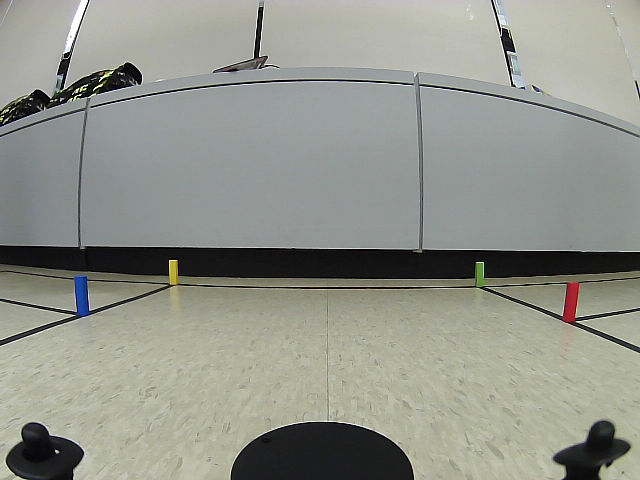
#> input picture SLAM-SVM_NGD/images/frame_0.png, 640 x 480 px
$ python surround_view.py
#> lines starting #> are read from the running program, lines starting #| are printed output that depends on the picture
import cv2
import numpy as np
import matplotlib.pyplot as plt
import imutils
import sys

mtx_cam = np.array([[357.906682, 0.000000, 332.457325],
                     [0.000000, 356.170785, 253.010996],
                     [0.000000, 0.000000, 1.000000]], dtype=np.float64)

dist_cam = np.array([-0.274053, 0.049790, -0.001539, -0.003057, 0.000000], dtype=np.float64)

frame_0 = cv2.imread("images/frame_0.png", cv2.IMREAD_COLOR)
#> frame_0 is the input picture: shape (480, 640, 3); mean B, G, R 138.4, 147.4, 145
frame_1 = cv2.imread("images/frame_1.png", cv2.IMREAD_COLOR)
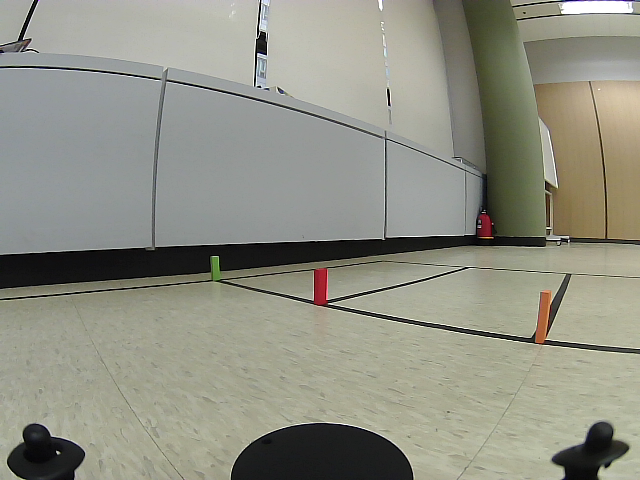
#> input picture SLAM-SVM_NGD/images/frame_1.png, 640 x 480 px
#> frame_1 is the input picture: shape (480, 640, 3); mean B, G, R 131.3, 143.9, 143.4
frame_2 = cv2.imread("images/frame_2.png", cv2.IMREAD_COLOR)
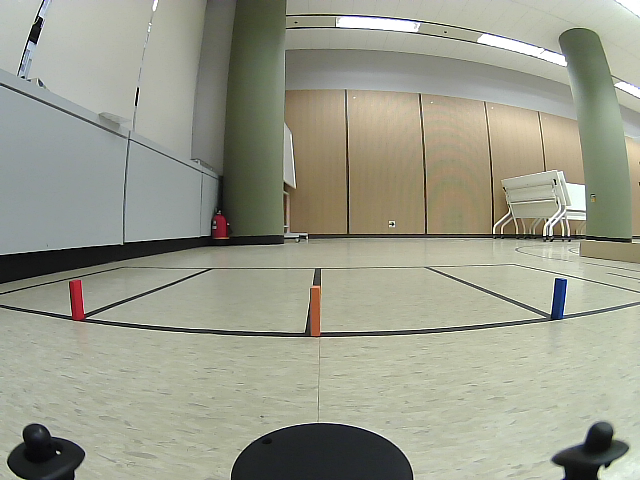
#> input picture SLAM-SVM_NGD/images/frame_2.png, 640 x 480 px
#> frame_2 is the input picture: shape (480, 640, 3); mean B, G, R 139, 154.7, 153.1
frame_3 = cv2.imread("images/frame_3.png", cv2.IMREAD_COLOR)
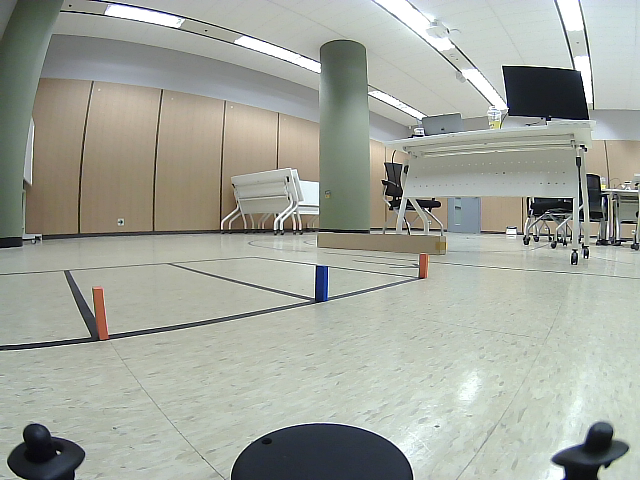
#> input picture SLAM-SVM_NGD/images/frame_3.png, 640 x 480 px
#> frame_3 is the input picture: shape (480, 640, 3); mean B, G, R 155.7, 165, 161.2
frame_4 = cv2.imread("images/frame_4.png", cv2.IMREAD_COLOR)
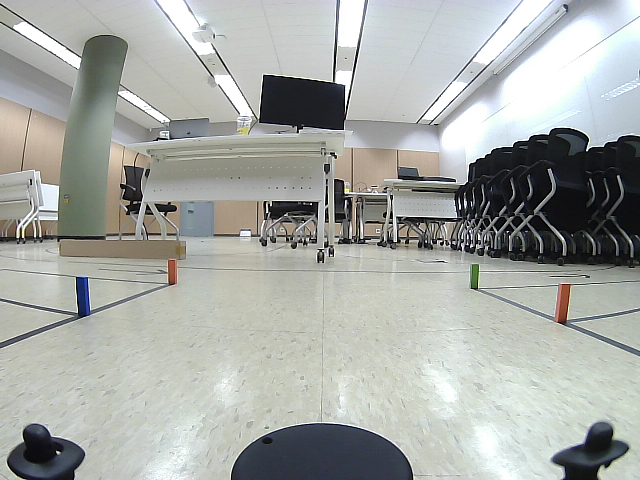
#> input picture SLAM-SVM_NGD/images/frame_4.png, 640 x 480 px
#> frame_4 is the input picture: shape (480, 640, 3); mean B, G, R 165.3, 169.6, 166.3
frame_5 = cv2.imread("images/frame_5.png", cv2.IMREAD_COLOR)
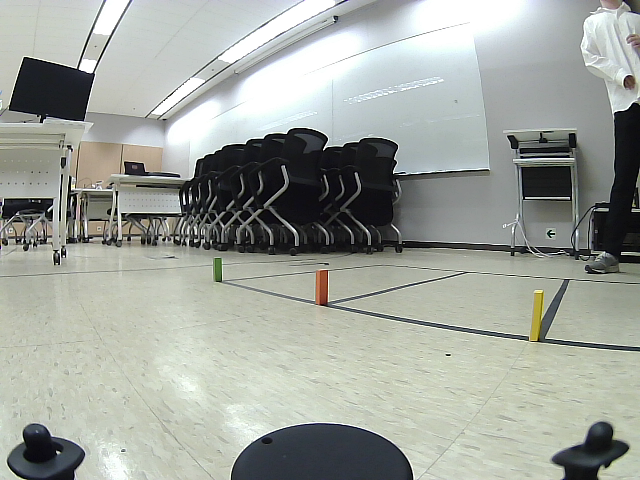
#> input picture SLAM-SVM_NGD/images/frame_5.png, 640 x 480 px
#> frame_5 is the input picture: shape (480, 640, 3); mean B, G, R 156.5, 163.5, 159
frame_6 = cv2.imread("images/frame_6.png", cv2.IMREAD_COLOR)
frame_7 = cv2.imread("images/frame_7.png", cv2.IMREAD_COLOR)

car_image = cv2.imread("images/car_image.png", cv2.IMREAD_COLOR)
#> (the run stopped early here; a loop or call above may not have finished)
